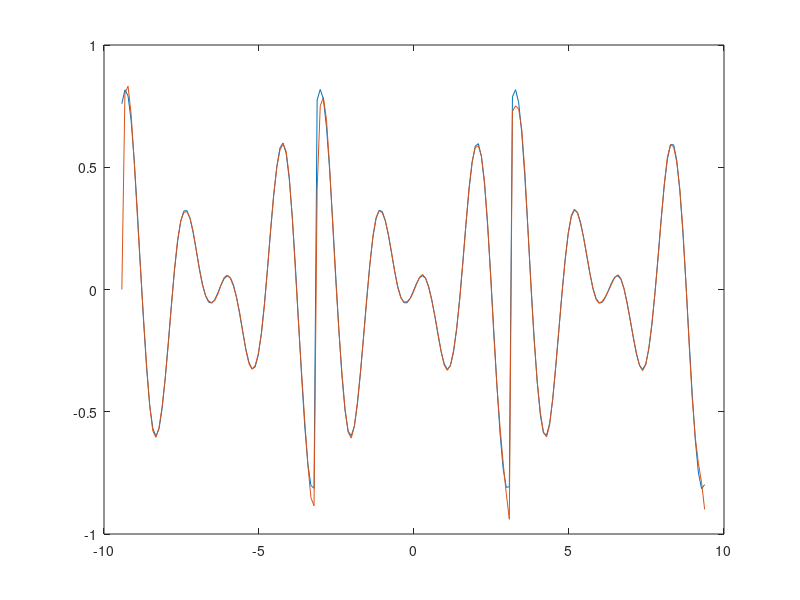

This chart was generated by the following MATLAB code:
# Cedric Dos Reis
# 28.01.2018
# Tp1 - Fourier
clear all;
per = @(x) (x-floor((x+pi)/2 /pi)*2*pi); # Permet de rendre périodique n'importe quelle fonction
t = [-3*pi:.1:3*pi]; 
# liste de fonctions
s1 = @(x) x;
s2 = @(x) rem(floor(x)*4,3)/3;
s3 = @(x) x.^2 / pi^2;
s4 = @(x) x/pi + (-1).^(floor(2*(x+pi/6))/pi);
s5 = @(x) (-1).^((sign(cos(x.^3/ 3))+1)/2);
s6 = @(x) x.^2 / 5 + sign(sin(3*x));
s7 = @(x) abs(x) / pi + sin(3*x)/ 5;
s8 = @(x) @(x) abs(per(x)) + abs(per(3*x))/3;
s9 = @(x) exp(-1./(x.^2-pi^2).^2).*x.^2 + exp(-1./x.^2).*(x.^2-pi^2);
s10 = @(x) x/-pi;
s11 = @(x) sin(x/pi).*cos(pi*x);
s = s11; # definit la fonction à utiliser
n=50 # nombre de termes
a0 = quadcc(s, -pi, pi)/(2*pi); # coefficiant a0
result = a0;
for k=1:n
	f1 = @(x) cos(k*x).*s(x); # fonction pour le calcul de coefficiant de a
	a(k) = quadcc(f1, -pi, pi)/pi; # coefficient a(k)
	f2 = @(x) sin(k*x).*s(x); # fonction pour le calcul de coefficiant de b
	b(k) = quadcc(f2,-pi,pi)/pi; # coefficiant b(k)
	result += a(k)*cos(k*t) + b(k)*sin(k*t); 
endfor
plot(t, s(per(t)),t, result); # affichage resultat
#print -djpg image.jpg